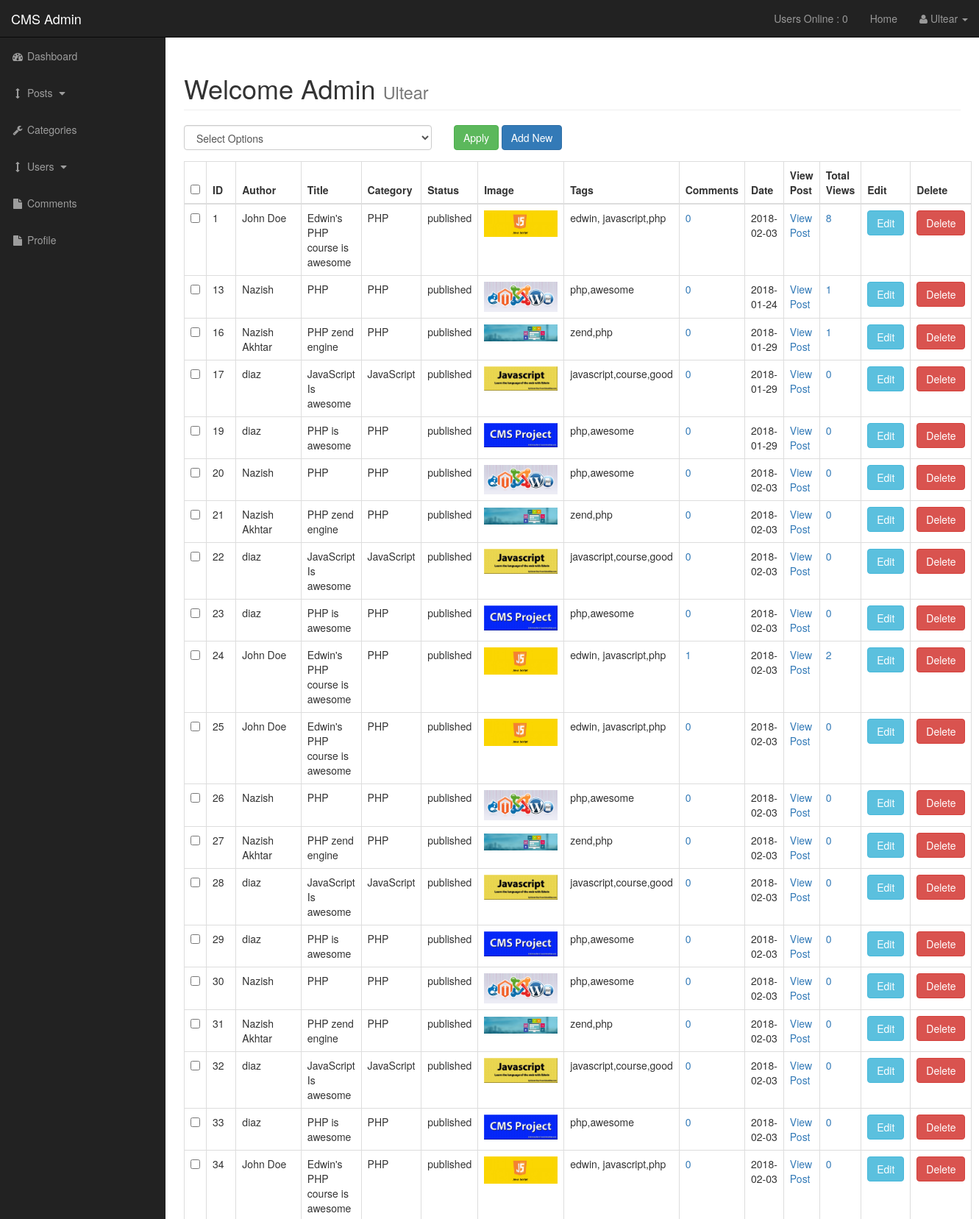
Screenshot of /admin/admin_post.php (signed in, upper part) with the database file from the repository.
### tables this page shows
CREATE TABLE `posts` (
  `post_id` int(11) NOT NULL,
  `post_category_id` int(11) DEFAULT NULL,
  `post_title` varchar(255) DEFAULT NULL,
  `post_author` varchar(255) DEFAULT NULL,
  `post_date` date DEFAULT NULL,
  `post_image` text,
  `post_content` text,
  `post_tags` varchar(255) DEFAULT NULL,
  `post_comment_count` int(11) NOT NULL DEFAULT '0',
  `post_status` varchar(255) DEFAULT 'draft',
  `post_views_count` int(11) NOT NULL
);

CREATE TABLE `categories` (
  `cat_id` int(11) NOT NULL,
  `cat_title` varchar(255) NOT NULL
);

### admin/includes/view_all_posts.php (the view, shortened to what this page needs)
<form action="" method="post">
  <table class="table table-bordered table-hover">
    <div id="bulkOptionContainer" class="col-xs-4">
      <div class="form-group">
        <select class="form-control" name="bulk_options" id="">
          <option value="">Select Options</option>
        </select>
      </div>
    </div>
    <div class="col-xs-4">
      <div class="form-group">
        <input type="submit" name="submit" class="btn btn-success" value="Apply">
        <a class="btn btn-primary" href='admin_post.php?source=add_posts'>Add New</a>
      </div>
    </div>
    <thead>
      <tr>
        <th><input type="checkbox" id="selectAllBoxes"></th>
        <th>ID</th>
        <th>Author</th>
        <th>Title</th>
        <th>Category</th>
        <th>Status</th>
        <th>Image</th>
        <th>Tags</th>
        <th>Comments</th>
        <th>Date</th>
        <th>View Post</th>
        <th>Total Views</th>
        <th>Edit</th>
        <th>Delete</th>
      </tr>
    </thead>
    <tbody>
        <?php
          $query  = "SELECT posts.post_id, posts.post_author, posts.post_title, posts.post_date, posts.post_image,";
          $query .=" posts.post_content, posts.post_tags, posts.post_comment_count, posts.post_status, posts.post_views_count, ";
          $query .="categories.cat_title ";
          $query .="FROM posts LEFT JOIN categories ON posts.post_category_id = categories.cat_id";
          $result = mysqli_query($connection, $query);
          while($row = mysqli_fetch_assoc($result)){
            $post_id            = $row['post_id'];
            $post_author        = $row['post_author'];
            $post_title         = $row['post_title'];
            $post_date          = $row['post_date'];
            $post_image         = $row['post_image'];
            $post_tag           = $row['post_tags'];
            $post_status        = $row['post_status'];
            $post_views_count   = $row['post_views_count'];
            $cat_title          = $row['cat_title'];
            ?>
            <tr>
            <td><input type="checkbox" name="checkBoxArray[]" class="checkBoxes" value='<?php echo $post_id;?>'></td>
            <td> <?php echo $post_id; ?></td>
            <td> <?php echo $post_author; ?></td>
            <td> <?php echo $post_title; ?></td>
            <td> <?php echo $cat_title;?></td>
            <td> <?php echo $post_status; ?></td>
            <td> <img width="100" src='<?php echo "../images/$post_image" ; ?>' alt="image"></td>
            <td> <?php echo $post_tag; ?></td>
            <td> <?php $res = mysqli_query($connection,"SELECT * FROM comments WHERE comment_post_id = $post_id");
                       $comment_count = mysqli_num_rows($res);?>
                       <a href="show_comment.php?p_id=<?php echo $post_id?>"><?php echo $comment_count;?></a>
                     </td>
            <td> <?php echo $post_date; ?></td>
            <td>  <a href="../post.php?p_id=<?php echo $post_id ?>">View Post</a></td>
            <td>  <a href="admin_post.php?reset=<?php echo $post_id;?>"><?php echo $post_views_count; ?></a></td>
            <td>  <a class="btn btn-info" href="admin_post.php?source=edit&p_id=<?php echo $post_id?>">Edit</a></td>
            <form action="" method="post">
              <?php echo "<td><input type='submit' class='btn btn-danger' value='Delete' name='delete'></td>"?>
            </form>
          </tr>
        <?php  } ?>
    </tbody>
  </table>
</form>

### admin/css/sb-admin.css (style rules this page uses)
body { margin-top: 100px; background-color: #222; }
@media (min-width:768px) { body { margin-top: 50px; } }

### admin/css/style.css (style rules this page uses)
#bulkOptionContainer { padding-left: 0px; }

### rows the page displays
posts: post_id "1", post_author "John Doe", post_title "Edwin's PHP course is awesome", post_category.cat_title "PHP", post_status "published", post_image (picture), post_tags "edwin, javascript,php", comment_count "0", post_date "2018-02-03", post_views_count "8"
posts: post_id "13", post_author "Nazish", post_title "PHP", post_category.cat_title "PHP", post_status "published", post_image (picture), post_tags "php,awesome", comment_count "0", post_date "2018-01-24", post_views_count "1"
posts: post_id "16", post_author "Nazish Akhtar", post_title "PHP zend engine", post_category.cat_title "PHP", post_status "published", post_image (picture), post_tags "zend,php", comment_count "0", post_date "2018-01-29", post_views_count "1"
posts: post_id "17", post_author "diaz", post_title "JavaScript Is awesome", post_category.cat_title "JavaScript", post_status "published", post_image (picture), post_tags "javascript,course,good", comment_count "0", post_date "2018-01-29", post_views_count "0"
posts: post_id "19", post_author "diaz", post_title "PHP is awesome", post_category.cat_title "PHP", post_status "published", post_image (picture), post_tags "php,awesome", comment_count "0", post_date "2018-01-29", post_views_count "0"
posts: post_id "20", post_author "Nazish", post_title "PHP", post_category.cat_title "PHP", post_status "published", post_image (picture), post_tags "php,awesome", comment_count "0", post_date "2018-02-03", post_views_count "0"
posts: post_id "21", post_author "Nazish Akhtar", post_title "PHP zend engine", post_category.cat_title "PHP", post_status "published", post_image (picture), post_tags "zend,php", comment_count "0", post_date "2018-02-03", post_views_count "0"
posts: post_id "22", post_author "diaz", post_title "JavaScript Is awesome", post_category.cat_title "JavaScript", post_status "published", post_image (picture), post_tags "javascript,course,good", comment_count "0", post_date "2018-02-03", post_views_count "0"
posts: post_id "23", post_author "diaz", post_title "PHP is awesome", post_category.cat_title "PHP", post_status "published", post_image (picture), post_tags "php,awesome", comment_count "0", post_date "2018-02-03", post_views_count "0"
posts: post_id "24", post_author "John Doe", post_title "Edwin's PHP course is awesome", post_category.cat_title "PHP", post_status "published", post_image (picture), post_tags "edwin, javascript,php", comment_count "1", post_date "2018-02-03", post_views_count "2"
posts: post_id "25", post_author "John Doe", post_title "Edwin's PHP course is awesome", post_category.cat_title "PHP", post_status "published", post_image (picture), post_tags "edwin, javascript,php", comment_count "0", post_date "2018-02-03", post_views_count "0"
posts: post_id "26", post_author "Nazish", post_title "PHP", post_category.cat_title "PHP", post_status "published", post_image (picture), post_tags "php,awesome", comment_count "0", post_date "2018-02-03", post_views_count "0"
posts: post_id "27", post_author "Nazish Akhtar", post_title "PHP zend engine", post_category.cat_title "PHP", post_status "published", post_image (picture), post_tags "zend,php", comment_count "0", post_date "2018-02-03", post_views_count "0"
posts: post_id "28", post_author "diaz", post_title "JavaScript Is awesome", post_category.cat_title "JavaScript", post_status "published", post_image (picture), post_tags "javascript,course,good", comment_count "0", post_date "2018-02-03", post_views_count "0"
posts: post_id "29", post_author "diaz", post_title "PHP is awesome", post_category.cat_title "PHP", post_status "published", post_image (picture), post_tags "php,awesome", comment_count "0", post_date "2018-02-03", post_views_count "0"
posts: post_id "30", post_author "Nazish", post_title "PHP", post_category.cat_title "PHP", post_status "published", post_image (picture), post_tags "php,awesome", comment_count "0", post_date "2018-02-03", post_views_count "0"
posts: post_id "31", post_author "Nazish Akhtar", post_title "PHP zend engine", post_category.cat_title "PHP", post_status "published", post_image (picture), post_tags "zend,php", comment_count "0", post_date "2018-02-03", post_views_count "0"
posts: post_id "32", post_author "diaz", post_title "JavaScript Is awesome", post_category.cat_title "JavaScript", post_status "published", post_image (picture), post_tags "javascript,course,good", comment_count "0", post_date "2018-02-03", post_views_count "0"
posts: post_id "33", post_author "diaz", post_title "PHP is awesome", post_category.cat_title "PHP", post_status "published", post_image (picture), post_tags "php,awesome", comment_count "0", post_date "2018-02-03", post_views_count "0"
posts: post_id "34", post_author "John Doe", post_title "Edwin's PHP course is awesome", post_category.cat_title "PHP", post_status "published", post_image (picture), post_tags "edwin, javascript,php", comment_count "0", post_date "2018-02-03", post_views_count "0"

### other values shown
users_online() "0"
$_SESSION['username'] "Ultear"
